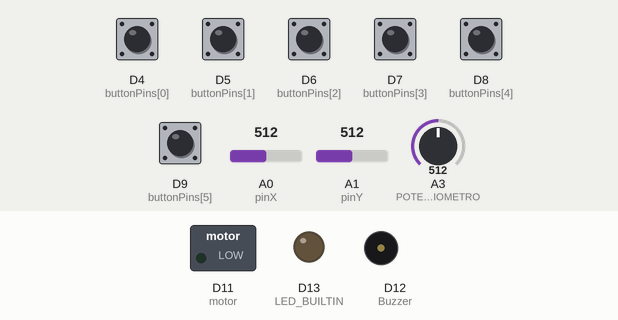
A sketch run on a simulated Arduino Nano 33 IoT. On the bench: switched loads named in the sketch (green lamp = pin HIGH), output pins drawn as LEDs (lit = HIGH), buzzer (waves = sounding). The test bench sets the inputs (shaded band); at power-on: D4 (buttonPins[0]), D5 (buttonPins[1]), D6 (buttonPins[2]), D7 (buttonPins[3]), D8 (buttonPins[4]), D9 (buttonPins[5]) LOW, A0 (pinX) = 512, A1 (pinY) = 512, A3 (POTENCIOMETRO) = 512. Nothing arrives over Bluetooth unless stated; a phone connects over Bluetooth LE 3 s after start; what the sketch prints to the serial monitor is not drawn.

Above: at 0.05 s.
Timing chart, 0 to 3.0 s (numbered marks = the images above):
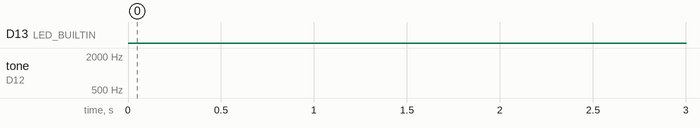

The sketch:

Final_bleJoystick.ino
```cpp
#include <ArduinoBLE.h>


//Pins
#define pinX A0
#define pinY A1
#define motor 11
#define Buzzer 12
#define selected 10
#define POTENCIOMETRO A3
const int buttonPins[] = { 4, 5, 6, 7, 8, 9 };
//variables
int joyX, joyY;
bool sel;
int POT;


// Define the UUIDs for the characteristics
/* estos son como los nombre clave de los datos cuando la consola pide
  datos le pide que le envie los datos que estan en este lugar
  el otro codigo ya tiene los mismos
  */
// JOYSTICK
const char* RIGHTCharacteristicUUID = "3988c8a7-fda5-4a7a-8221-d7c46493f5e5";
const char* LEFTCharacteristicUUID = "f5d0f01c-6f85-401e-8f46-fd14569cbbd7";

//BUTTONS
const char* B1CharacteristicUUID = "0dacab49-2ed3-4f63-b795-421207aa2c42";
const char* B2CharacteristicUUID = "084ca3cb-3c15-4b51-b034-26cb38a2feb7";
const char* B3CharacteristicUUID = "b73ced0c-1e63-4d62-bdd5-0a5d9b3bd502";
const char* B4CharacteristicUUID = "8e31a810-1dc1-4330-83f3-d674d01e1aea";
const char* B5CharacteristicUUID = "3cc0487c-e43d-4c49-bf52-013b1f8fff71";
const char* B6CharacteristicUUID = "fc851925-501a-4a5f-be0e-7704be677155";
//POT
const char* POTCharacteristicUUID = "cd5b5a84-fe86-4681-bb56-5b21e80019aa";
// motor
const char* MotorCharacteristicUUID = "44e6f206-61e7-4d84-88cf-5df74f028bba";

//define the servie
/* el servicio es como el nombre principal cuando
  busca la conexion de bluetooth lo busca con estos numeros*/
BLEService joystickService("b04acf77-c173-4d63-a7bc-e17d4b52d324");

// define las characteristicas
/* aqui se define la funcion que tienen estos subgrupos
    BLERead es que la consola puede leer los datos
    BLENotify es que el control le avisa a la consola cuando cambia ese dato
    BLEWrite perimte que la consola escriba un valor en este subgrupo*/
// joystick char
BLEIntCharacteristic XCharacteristic(RIGHTCharacteristicUUID, BLERead | BLENotify);
BLEIntCharacteristic YCharacteristic(LEFTCharacteristicUUID, BLERead | BLENotify);

// buttons
BLEBoolCharacteristic B1Characteristic(B1CharacteristicUUID, BLERead | BLENotify);
BLEBoolCharacteristic B2Characteristic(B2CharacteristicUUID, BLERead | BLENotify);
BLEBoolCharacteristic B3Characteristic(B3CharacteristicUUID, BLERead | BLENotify);
BLEBoolCharacteristic B4Characteristic(B4CharacteristicUUID, BLERead | BLENotify);
BLEBoolCharacteristic B5Characteristic(B5CharacteristicUUID, BLERead | BLENotify);
BLEBoolCharacteristic B6Characteristic(B6CharacteristicUUID, BLERead | BLENotify);

//pot
BLEIntCharacteristic POTCharacteristic(POTCharacteristicUUID, BLERead | BLENotify);

//motor
BLEIntCharacteristic MotorCharacteristic(MotorCharacteristicUUID, BLERead | BLENotify | BLEWrite);

// time
long previousMillis = 0;  // last time the battery level was checked, in ms

void setup() {
  // set pins

  for (int i = 0; i < 6; i++) {
    pinMode(buttonPins[i], INPUT);
  }
  pinMode(Buzzer, OUTPUT);
  pinMode(motor, OUTPUT);
  pinMode(selected, INPUT);
  // setear lo normal
  Serial.begin(9600);            // initialize serial communication
  pinMode(LED_BUILTIN, OUTPUT);

  // Aqui comienza el seteo bluetoph no importa much
  if (!BLE.begin()) {
    Serial.println("starting BLE failed!");

    while (1)
      ;
  }

  // set ble name
  BLE.setLocalName("JoyStick");
  BLE.setAdvertisedService(joystickService);  // se crea el servicio

  // se agregan la caracteristicas usadas antes al servicio creas estos subgrupos
  //Add the JOYSTICK characteristic
  joystickService.addCharacteristic(XCharacteristic);
  joystickService.addCharacteristic(YCharacteristic);

  // add button characteristic
  joystickService.addCharacteristic(B1Characteristic);
  joystickService.addCharacteristic(B2Characteristic);
  joystickService.addCharacteristic(B3Characteristic);
  joystickService.addCharacteristic(B4Characteristic);
  joystickService.addCharacteristic(B5Characteristic);
  joystickService.addCharacteristic(B6Characteristic);
  //add POT characteristic
  joystickService.addCharacteristic(POTCharacteristic);
  // Add the JOYSTICK service
  BLE.addService(joystickService);
  // set initial value for this characteristic
  XCharacteristic.writeValue(0);
  YCharacteristic.writeValue(0);


  /* Start advertising Bluetooth® Low Energy.  It will start continuously transmitting Bluetooth® Low Energy
     advertising packets and will be visible to remote Bluetooth® Low Energy central devices
     until it receives a new connection */

  // start advertising
  BLE.advertise();

  Serial.println("Bluetooth® device active, waiting for connections...");
}

void loop() {
  // wait for a Bluetooth® Low Energy central
    BLEDevice central = BLE.central();

  // SI la consola se conecta al control
    if (central.connected()) {
      //RIGHTCharacteristic.broadcast();
      Serial.print("Connected to central: ");
      // print the central's BT address:
      Serial.println(central.address());
      // turn on the LED to indicate the connection:
      digitalWrite(LED_BUILTIN, HIGH);

    // mientras la consola este conectada va a enviar los daros cada 200ms
      while (central.connected()) {
      tone(Buzzer,1000);
      delay(1000);
      noTone(Buzzer);
      delay(1000);

      long currentMillis = millis();
      // if 200ms have passed, check the JOYSTICK:
        if (currentMillis - previousMillis >= 200) {
          previousMillis = currentMillis;
          joyX = analogRead(pinX);
          joyY = analogRead(pinY);
          int ejeX = 0;
          int ejeY = 0;
        // aca no lo mapee pq no me daba valores consistentes esto funciono mejor
        // JOYSTICK VALUES
          if (400 <= joyX <= 600) {
          ejeX = 0;
          }
          if (joyX >= 601) {
          ejeX = 1;
          }
          if (joyX <= 399) {
            ejeX = -1;
          }
          if (400 <= joyY <= 600) {
            ejeY = 0;
          }
          if (joyY >= 601) {
            ejeY = 1;
          }
          if (joyY <= 399) {
            ejeY = -1;
          }
        //IMPORTANTE!!!!
        /* Aca cambia el valor de la caracteristica esta parte trabaja en
        conjunto con la consola ya que si en el codigo de la consola no le digo
        que lo lea este valor no cambia igual que leer un sensor*/
        /*las cosas estan definidas aca pq sino no las agarra
        es mañoso nomas, pero asi funciona bien
        si algo tiene un nombre aca en el otro codigo puede tener otro nombre
        ejemplo B1 en la esp se usa para algo dentro de la misma placa por lo que no lo lee
        por eso en el otro codigo dice BOT1
        writevalue(variable)escribe el dato de esa variable*/
        //valores joystick
          XCharacteristic.writeValue(ejeX);
          YCharacteristic.writeValue(ejeY);
          Serial.print("EJEX: ");
          Serial.println(ejeX);
          Serial.print("EJEY: ");
          Serial.println(ejeY);
        // BUTTONS VALUES
          bool B1 = digitalRead(buttonPins[0]);
          bool B2 = digitalRead(buttonPins[1]);
          bool B3 = digitalRead(buttonPins[2]);
          bool B4 = digitalRead(buttonPins[3]);
          bool B5 = digitalRead(buttonPins[4]);
          bool B6 = digitalRead(buttonPins[5]);
          B1Characteristic.writeValue(B1);
          B2Characteristic.writeValue(B2);
          B3Characteristic.writeValue(B3);
          B4Characteristic.writeValue(B4);
          B5Characteristic.writeValue(B5);
          B6Characteristic.writeValue(B6);
          Serial.print("B1: ");
          Serial.println(B1);
          Serial.print("B2: ");
          Serial.println(B2);
          Serial.print("B3: ");
          Serial.println(B3);
          Serial.print("B4: ");
          Serial.println(B4);
          Serial.print("B5: ");
          Serial.println(B5);
          Serial.print("B6: ");
          Serial.println(B6);
        // pot values
          POT = analogRead(POTENCIOMETRO);
          POTCharacteristic.writeValue(POT);
          Serial.print("POT: ");
          Serial.println(POT);
      }
    }

    // when the central disconnects, turn off the LED:
    digitalWrite(LED_BUILTIN, LOW);
    Serial.print("Disconnected from central: ");
    Serial.println(central.address());
  }
}
```

Measured:
- by itself, D13 (LED_BUILTIN): LOW → HIGH at 3.0 s
- by itself, tone on D12 (Buzzer): alternates 1000 Hz for 1.0 s and silent for 1.0 s
